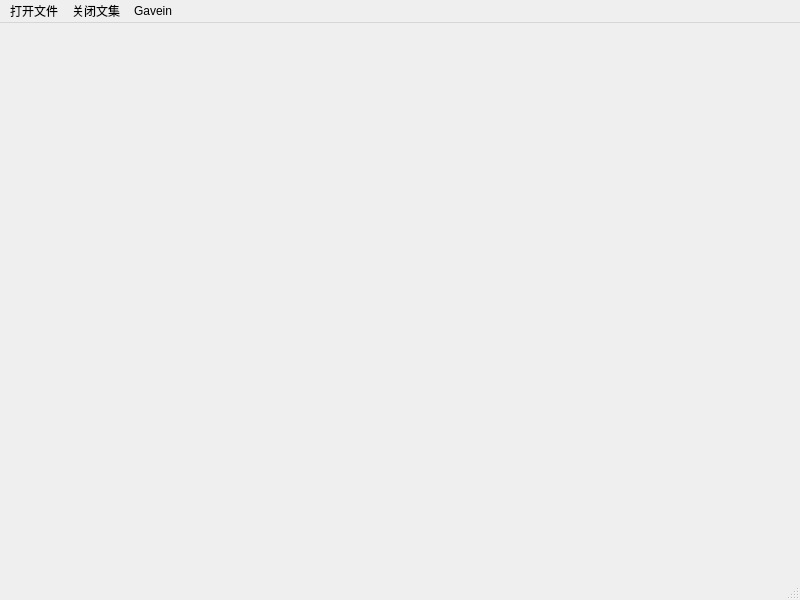
<?xml version="1.0" encoding="UTF-8"?>
<ui version="4.0">
 <class>MainWindow</class>
 <widget class="QMainWindow" name="MainWindow">
  <property name="geometry">
   <rect>
    <x>0</x>
    <y>0</y>
    <width>800</width>
    <height>600</height>
   </rect>
  </property>
  <property name="windowTitle">
   <string>MainWindow</string>
  </property>
  <widget class="QWidget" name="centralwidget"/>
  <widget class="QMenuBar" name="menubar">
   <property name="enabled">
    <bool>true</bool>
   </property>
   <property name="geometry">
    <rect>
     <x>0</x>
     <y>0</y>
     <width>800</width>
     <height>28</height>
    </rect>
   </property>
   <widget class="QMenu" name="menu">
    <property name="title">
     <string>打开文件</string>
    </property>
    <addaction name="action8888"/>
    <addaction name="action999"/>
   </widget>
   <widget class="QMenu" name="menu_2">
    <property name="title">
     <string>关闭文集</string>
    </property>
    <addaction name="actionfe"/>
   </widget>
   <widget class="QMenu" name="menuGavein">
    <property name="title">
     <string>Gavein</string>
    </property>
    <addaction name="actionToday"/>
    <addaction name="actionTomorrow"/>
   </widget>
   <addaction name="menu"/>
   <addaction name="menu_2"/>
   <addaction name="menuGavein"/>
  </widget>
  <widget class="QStatusBar" name="statusbar"/>
  <action name="actionfe">
   <property name="text">
    <string>fe</string>
   </property>
  </action>
  <action name="actionToday">
   <property name="text">
    <string>Today</string>
   </property>
  </action>
  <action name="actionTomorrow">
   <property name="text">
    <string>Tomorrow</string>
   </property>
  </action>
  <action name="action8888">
   <property name="text">
    <string>8888</string>
   </property>
  </action>
  <action name="action999">
   <property name="text">
    <string>999</string>
   </property>
  </action>
 </widget>
 <resources/>
 <connections/>
</ui>
